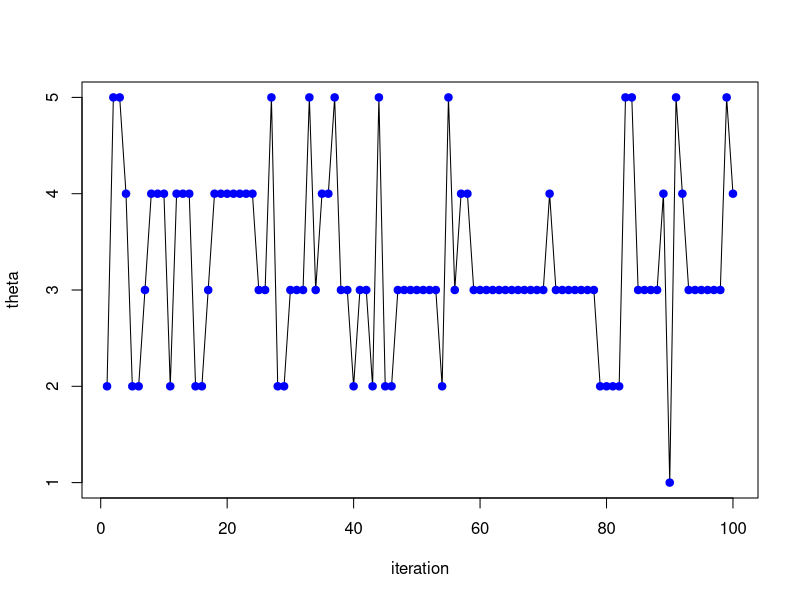
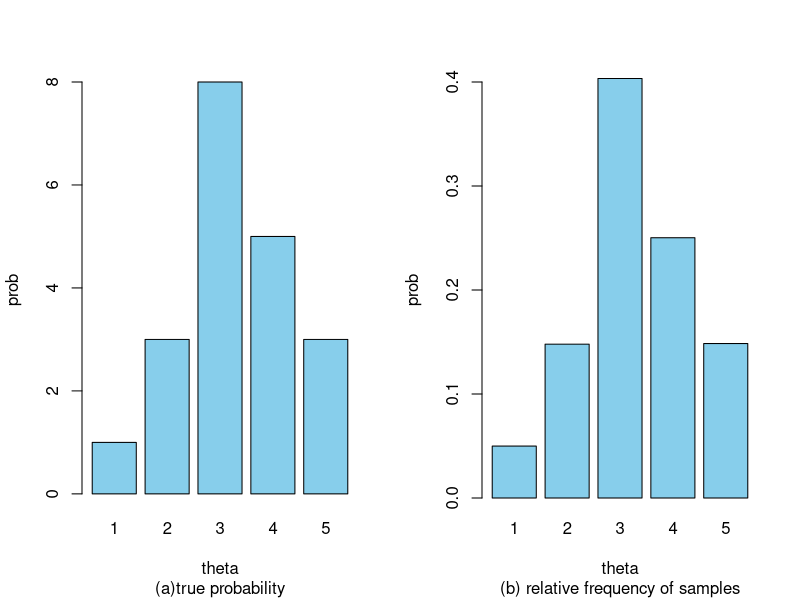
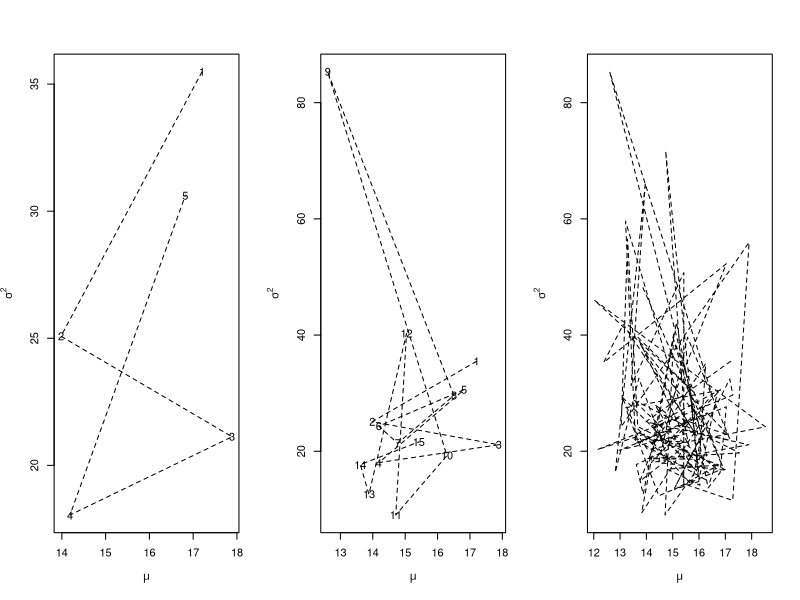

The R script that drew these images, in order: (Note: this script raises an error after producing the figures.)
######################################################
# Metropolis-Hastings Algorithm
# Example: 예 2.2
######################################################

theta=c(1:5)
prob=c(1,3,8,5,3)
prob.ratio = function(theta1, theta2, theta, prob) {
  ind1 = which(theta == theta1)
  ind2 = which(theta == theta2)
  return(prob[ind1]/prob[ind2])
}

N=50000
theta.curr=2
theta.Samples=c(1:N)*0
theta.Samples[1]=theta.curr


#----Start Simulation----#

for( iter in 1:(N-1) ) {
  
  #theta.prop = ifelse(runif(1)<0.5, theta.curr+1, theta.curr-1)
  #if (theta.prop<1 || theta.prop>5) theta.prop = theta.curr     # 1) theta의 후보값을 현재값의 왼쪽과 오른쪽에 국한
  
  #theta.prop = sample(theta,1)                                  # 2) (1, 2, 3, 4, 5) 중 임의의 값을 같은 확률로 선택
  
  prob.prop = c(0.1, 0.1, 0.2, 0.3, 0.3)                         # 3) (1, 2, 3, 4, 5) 에 대하여 동일한 확률이 아니라
  theta.prop = sample(theta, 1, prob=prob.prop)                  #   확률 (0.1, 0.1, 0.2, 0.3, 0.3)로 선택
  
  theta.prop = round(theta.prop, 0)
  #alpha.star = prob.ratio(theta.prop, theta.curr, theta, prob)
  alpha.star = prob.ratio(theta.prop, theta.curr,theta, prob) *      # (3 continued) 후보추출 확률비
               prob.ratio(theta.curr, theta.prop, theta, prob.prop)  # => 서로 다른 확률로 후보로 선택된 점을 보정
  alpha = min(1, alpha.star)
  theta.next = ifelse(runif(1)<alpha, theta.prop, theta.curr)
  theta.Samples[iter+1] = theta.next
  theta.curr = theta.next
}

#----End simulation----#


##### Fig 2.4 #####
par(mfrow=c(1,1))
Ntrace=100
plot(theta.Samples[1:Ntrace], type="l", xlab="iteration", ylab="theta")
points(c(1:Ntrace), theta.Samples[1:Ntrace], pch=19, col="blue")

##### Fig 2.5 #####
par(mfrow=c(1,2))
barplot(prob,names.arg=theta, xlab="theta", ylab="prob", col="skyblue", sub="(a)true probability")
aa = table(theta.Samples[501:N])/sum(table(theta.Samples[501:N]))
barplot(aa, names.arg=theta, xlab="theta", ylab="prob", ylim=c(0,0.4), col="sky blue", sub="(b) relative frequency of samples")





############################################
# Gibbs Sampling
# Example : 예 2.3
############################################

M<-3000; m<-500   # burn-in=500; nTotalIteration=3000
mu0<-10; sigsq0<-25; a<-0.5; b<-1
x<-c(10,13,15,11,9,18,20,17,23,21)
n<-length(x)
xbar<-mean(x); var.x<-var(x)
THETA<-matrix(nrow=M, ncol=2)
sigsq<-var.x   # initial value of sigsq

#---- Gibbs sampler ----#

for(nsim in 1:M){
  
  # generate mu
  condpost.var <- 1/(1/sigsq0+n/sigsq)
  condpost.mu <- condpost.var*(xbar/(sigsq/n)+mu0/sigsq0)
  mu <- rnorm(1, condpost.mu, sqrt(condpost.var))
  
  # generate sigsq
  condpost.a <- a+n/2
  condpost.b <- b+1/2*((n-1)*var.x+n*(xbar-mu)^2)
  sigsq <- 1/rgamma(1, condpost.a, condpost.b)
  
  # save
  THETA[nsim,] <- c(mu,sigsq)
}


#### Fig 2.7 ####
par(mfrow=c(1,3))

plot(THETA[1:5,], type="n", xlab=expression(mu),ylab=expression(sigma^2))
lines(THETA[1:5,], lty=2)
for(i in 1:5) text(THETA[i, 1], THETA[i, 2], i)

plot(THETA[1:15,], type="n", xlab=expression(mu),ylab=expression(sigma^2))
lines(THETA[1:15,], lty=2)
for(i in 1:15) text(THETA[i, 1], THETA[i, 2], i)

plot(THETA[1:100,], type="n", xlab=expression(mu),ylab=expression(sigma^2))
lines(THETA[1:100,], lty=2)
for(i in 1:100) text(THETA[i, 1], THETA[i, 2], I)

#### Fig 2.8 ####
par(mfrow=c(1,1))
plot(THETA[m:M, 1], THETA[m:M, 2], xlab=expression(mu), ylab=expression(sigma^2), main="sample of (mu, sigma^2)")

#### Fig 2.9 ####
par(mfrow=c(1,2))
plot(density(THETA[m:M, 1]), xlab=expression(mu), ylab="posterior", main="")
plot(density(THETA[m:M, 2]), xlab=expression(sigma^2), ylab="posterior", main="")
